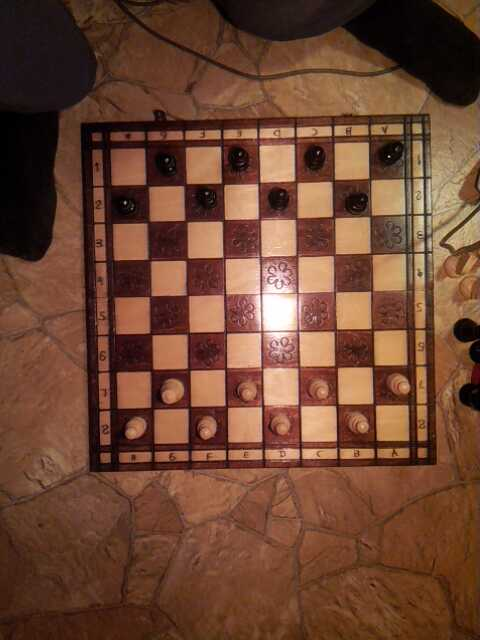
#> input picture Image/BW.jpg, 480 x 640 px; its folder holds only this picture in this run
$ python -i imageProcess.py   (imports and definitions only)   (Python 2 division)   (older library calls are emulated)
#> lines starting #> are read from the running program, lines starting #| are printed output that depends on the picture; after the words box and inside, x2 and y2 are one past the last pixel; in counts of white or black regions, pixels touching at a corner belong together; long printed decimals are rounded
#> further down, picture is the input picture: shape (640, 480, 3); mean B, G, R 49.9, 69.5, 109.4
import cv2
import numpy as np


def searchForPawn(img):
    #global img
    #img2 = cv2.imread(r"C:\Users\rexina\Dropbox\AGH\MiTP\cz.jpg")
    img2 = cv2.cvtColor(img, cv2.COLOR_BGR2GRAY)
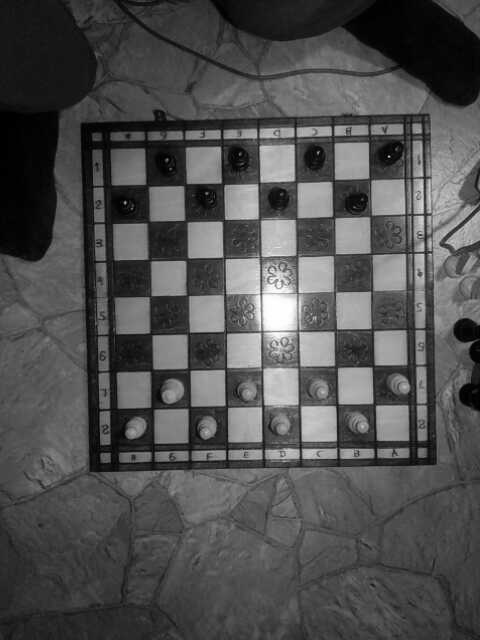
#> img2: shape (640, 480); min 0, max 255, mean 79.2
    img2 = cv2.medianBlur(img2, 5)
    #cimg = cv2.cvtColor(img,cv2.COLOR_GRAY2BGR)

    circles = cv2.HoughCircles(img2, cv2.cv.CV_HOUGH_GRADIENT, 1, 20, param1=43, param2=28, minRadius=0, maxRadius=0)
#> circles = 377 rows, first 8: [327.5, 276.5, 144.2], [322.5, 211.5, 138.8], [231.5, 261.5, 143.9], [178.5, 245.5, 157.3], [275.5, 225.5, 142.8], [356.5, 325.5, 132.7], [374.5, 222.5, 108.5], [207.5, 242.5, 127.7]

    if circles is None:
        print "NO_PAWN"
        return 0
    print circles
#> (printed output is left out)
    circles = np.uint16(np.around(circles))
#> circles = 377 rows, first 8: [328, 276, 144], [322, 212, 139], [232, 262, 144], [178, 246, 157], [276, 226, 143], [356, 326, 133], [374, 222, 108], [208, 242, 128]
    i = circles[0][0]
#> i = [328, 276, 144]

    d = int(i[2] / 1.41)
#> d = 102
    x = i[0]
#> x = 328
    y = i[1]
#> y = 276
    cv2.rectangle(img, (x - d, y - d), (x + d, y + d), (0, 255, 0))
    sums = [0.0, 0.0, 0.0]
    divi = 0
    for row in img2[x - d:x + d, y - d:y + d]:
        for px in row:
            sums += px
            divi += 1
#> after the loop, divi = 41616; sums = [5206168, 5206168, 5206168]

    #if divi != 0: sum = [i/divi for i in sum]
    try:
        sums /= divi
#> sums = [125.1, 125.1, 125.1]
    except TypeError:
        print "|!!!| ", sums, divi

    suma = sums[0] + sums[1] + sums[2]
#> suma = 375.3
    print "KOLOR: ", suma
#| KOLOR:  375.300

    if suma > 300:
        print "WHITE PAWN"
        cv2.circle(img, (i[0], i[1]), i[2], (0, 255, 0), 2)
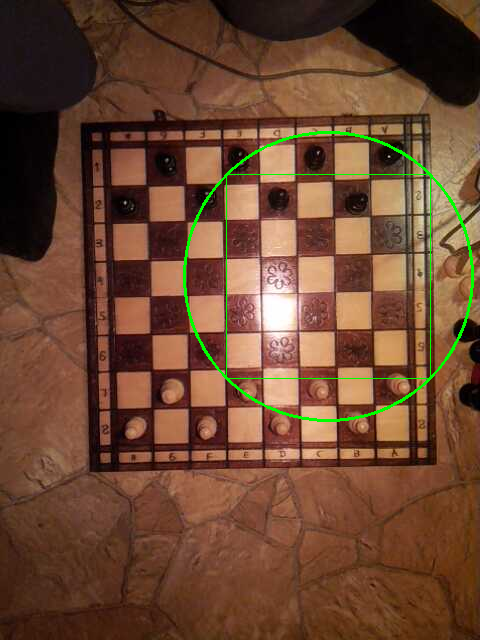
#> img: shape (640, 480, 3); mean B, G, R 49.1, 71.4, 107.9
        cv2.circle(img, (i[0], i[1]), 2, (0, 0, 255), 3)
#> img: shape (640, 480, 3); 0.01% of pixels changed, all inside (x1, y1, x2, y2) = (324, 272, 333, 281)
    else:
        print "BLACK PAWN"
        cv2.circle(img, (i[0], i[1]), i[2], (0, 0, 255), 2)
        cv2.circle(img, (i[0], i[1]), 2, (0, 0, 255), 3)


        #cv2.imshow('detected circles',img)
    #cv2.waitKey(0)
    #cv2.destroyAllWindows()


def flatImage(img, tab): #[[70,152],[392,159],[68,461],[381,469]]
    rows, cols, ch = img.shape
    pts1 = np.float32(tab)
    pts2 = np.float32([[0, 0], [600, 0], [0, 600], [600, 600]])

    M = cv2.getPerspectiveTransform(pts1, pts2)

    dst = cv2.warpPerspective(img, M, (600, 600))
    return dst


def searchPawns(img):
    points = []
    for i in range(1, 602, 75):
        for j in range(1, 602, 75):
            points.append([j, i])

    dic = {}
    for i in range(0, 9):
        for j in range(0, 9):
            dic[i, j] = points[9 * i + j]

    print dic[0, 0], dic[1, 1]

    for i in range(0, 8):
        for j in range(0, 8):
            x1 = dic[i, j][0]
            y1 = dic[i, j][1]
            x2 = dic[i + 1, j + 1][0]
            y2 = dic[i + 1, j + 1][1]
            #cv2.imshow('image',img[y1:y2,x1:x2])
            searchForPawn(dst[y1:y2, x1:x2])
            #cv2.waitKey(0)

>>> import cv2
>>> picture = cv2.imread('BW.jpg')
>>> result = searchForPawn(picture)

$ run again, on Image/WB.jpg
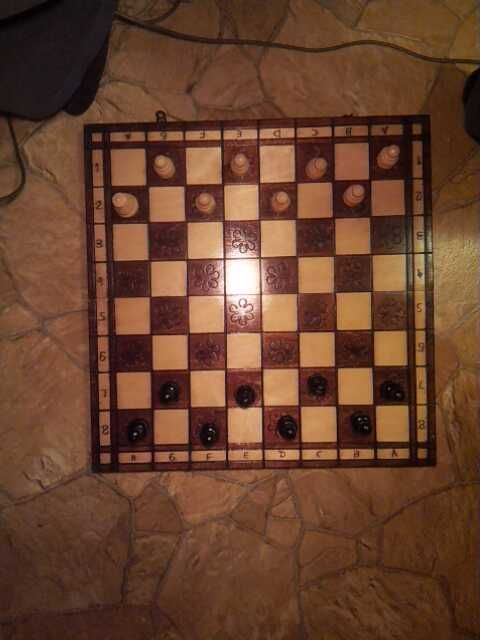
#> input picture Image/WB.jpg, 480 x 640 px
#> picture is the input picture: shape (640, 480, 3); mean B, G, R 45.4, 66.2, 104.6
#> in searchForPawn, `img2 = cv2.cvtColor(img, cv2.COLOR_BGR2GRAY)`:
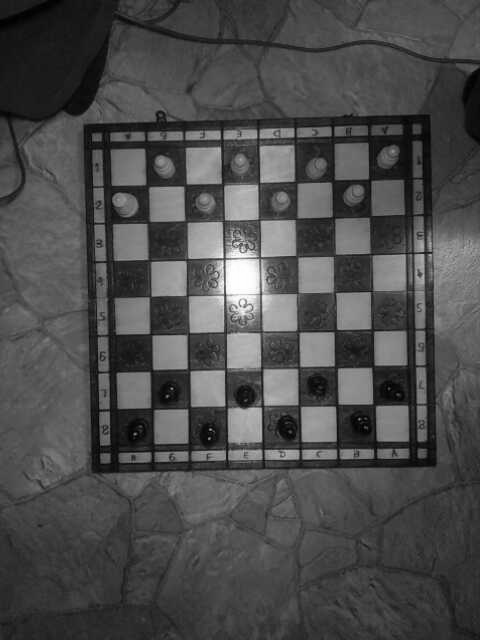
#> img2: shape (640, 480); min 1, max 255, mean 75.3
#> in searchForPawn, `circles = cv2.HoughCircles(img2, cv2.cv.CV_HOUGH_GRADIENT, 1, 20, para..`: circles = 362 rows, first 8: [332.5, 315.5, 143.9], [134.5, 241.5, 131.2], [150.5, 227.5, 144.7], [311.5, 267.5, 125.6], [318.5, 235.5, 108.6], [160.5, 271.5, 137.9], [310.5, 340.5, 124], [127.5, 328.5, 143.9]
#> (printed output is left out)
#> in searchForPawn, `circles = np.uint16(np.around(circles))`: circles = 362 rows, first 8: [332, 316, 144], [134, 242, 131], [150, 228, 145], [312, 268, 126], [318, 236, 109], [160, 272, 138], [310, 340, 124], [128, 328, 144]
#> i = [332, 316, 144]
#> d = 102
#> x = 332
#> y = 316
#> after the loop in searchForPawn, `for row in img2[x - d:x + d, y - d:y + d]:`: divi = 41616; sums = [4335523, 4335523, 4335523]
#> in searchForPawn, `sums /= divi`: sums = [104.2, 104.2, 104.2]
#> suma = 312.5
#| KOLOR:  312.538
#> in searchForPawn, `cv2.circle(img, (i[0], i[1]), i[2], (0, 255, 0), 2)`:
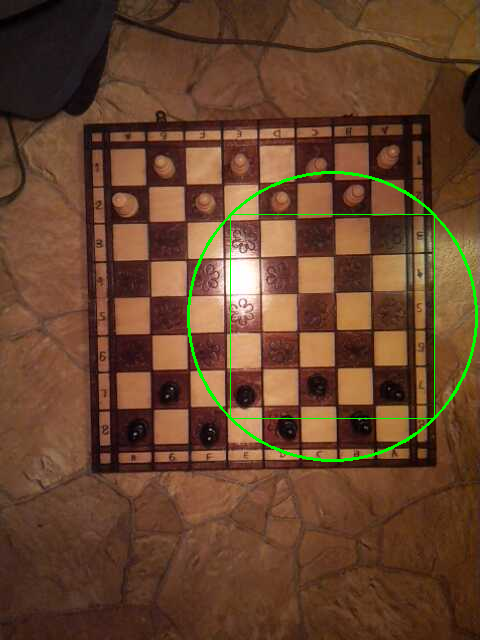
#> img: shape (640, 480, 3); mean B, G, R 44.7, 68.1, 103.1

$ run again, on Image/asm.jpg
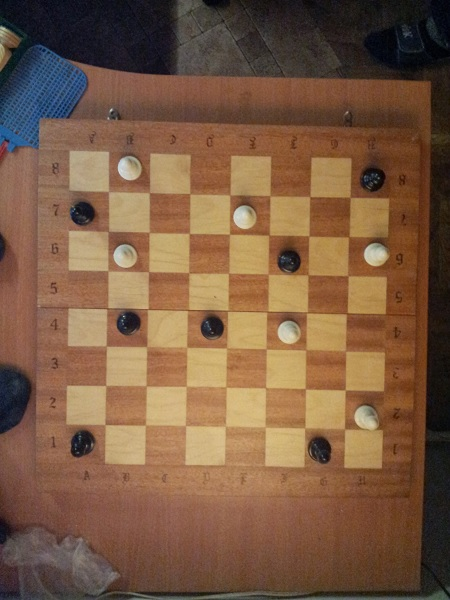
#> input picture Image/asm.jpg, 450 x 600 px
#> picture is the input picture: shape (600, 450, 3); mean B, G, R 66.8, 91.1, 122.8
#> in searchForPawn, `img2 = cv2.cvtColor(img, cv2.COLOR_BGR2GRAY)`:
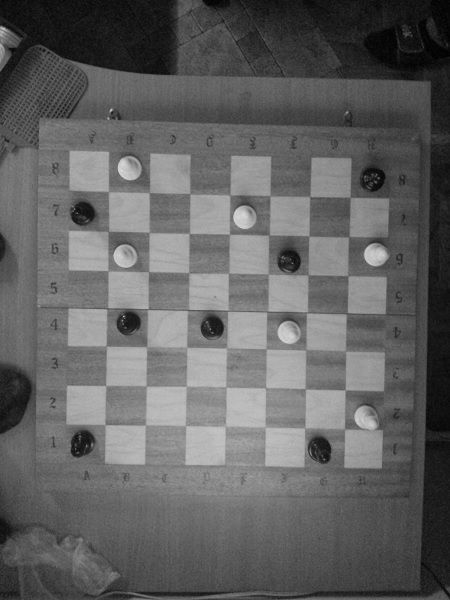
#> img2: shape (600, 450); min 0, max 222, mean 97.8
#> in searchForPawn, `circles = cv2.HoughCircles(img2, cv2.cv.CV_HOUGH_GRADIENT, 1, 20, para..`: circles = 288 rows, first 8: [173.5, 390.5, 205.7], [173.5, 172.5, 137.7], [190.5, 412.5, 179.5], [213.5, 518.5, 208.6], [218.5, 550.5, 202.8], [248.5, 486.5, 174.8], [196.5, 444.5, 147.6], [167.5, 438.5, 157.3]
#> (printed output is left out)
#> in searchForPawn, `circles = np.uint16(np.around(circles))`: circles = 288 rows, first 8: [174, 390, 206], [174, 172, 138], [190, 412, 180], [214, 518, 209], [218, 550, 203], [248, 486, 175], [196, 444, 148], [168, 438, 157]
#> i = [174, 390, 206]
#> d = 146
#> x = 174
#> y = 390
#> after the loop in searchForPawn, `for row in img2[x - d:x + d, y - d:y + d]:`: divi = 60152; sums = [5019031, 5019031, 5019031]
#> in searchForPawn, `sums /= divi`: sums = [83.44, 83.44, 83.44]
#> suma = 250.3
#> in searchForPawn, `cv2.circle(img, (i[0], i[1]), i[2], (0, 0, 255), 2)`:
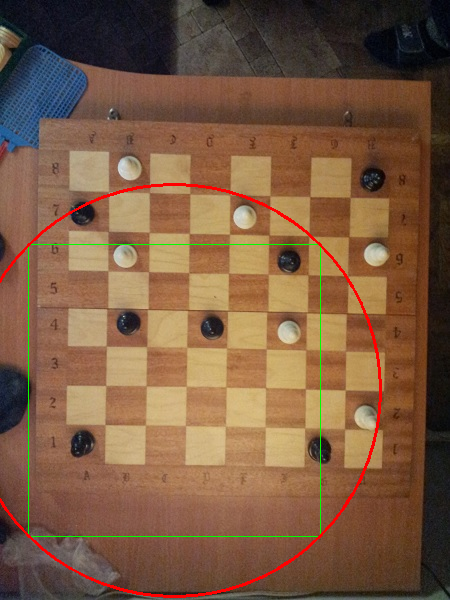
#> img: shape (600, 450, 3); mean B, G, R 65.7, 90.6, 123.6
